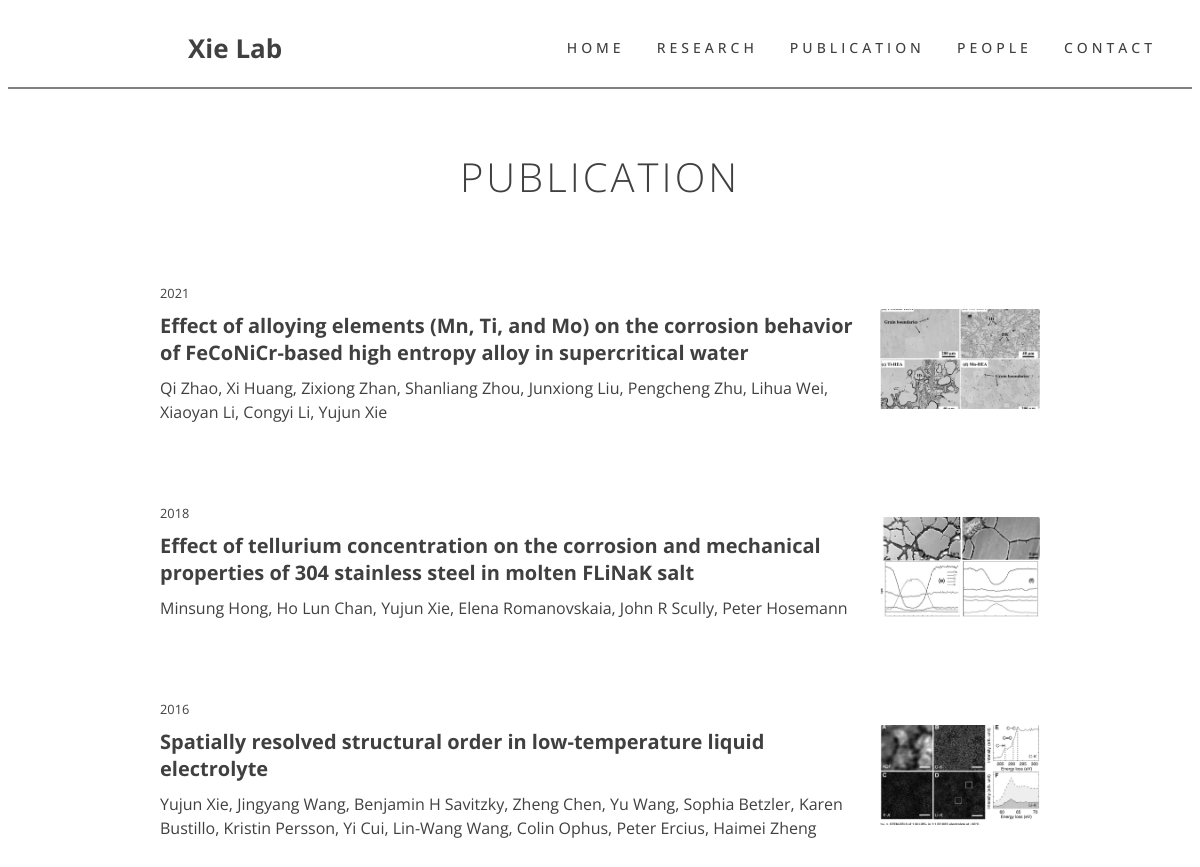
The page /publication on the database its author committed.
### publication/models.py (models this page shows, shortened)
class Publication(models.Model):
    title = models.CharField(max_length=200)
    author = models.CharField(max_length=200)
    link = models.URLField(max_length=200)
    preview_image = models.ImageField('preview', upload_to=user_directory_path, blank=True, null=True)
    pub_date = models.DateTimeField("date published", default=timezone.now)
    pub_year = models.PositiveIntegerField(default=1999)

### publication/views.py (the view)
# urls.py: path("", views.show, name="index"),
def show(request):
    articles_list = Publication.objects.order_by('-pub_year')
    context = {'articles_list': articles_list}
    return render(request, "publication/publication.html", context)

### publication/templates/publication/publication.html (shortened to what this page needs)
<!DOCTYPE html>
<html lang="en" >
{% load static %}
<head>
<link rel='stylesheet' href='https://cdnjs.cloudflare.com/ajax/libs/modern-normalize/1.0.0/modern-normalize.min.css'>
<link rel="stylesheet" href={% static 'publication/style.css' %}>
  <link rel="stylesheet" href={% static 'publication/button.css' %}>
</head>
<body>
<main id="page" class="o-page">
  <header class="o-header">
    <h1 class="c-logo"><a class="c-logo__link" href=# target="_blank">Xie Lab</a></h1>
    <nav class="c-main-menu" aria-labelledby="mainmenulabel">
      <ul class="c-main-menu__list">
        <li><a class="c-main-menu__link" href="{%url 'homepage:index'%}">Home</a></li>
        <li><a class="c-main-menu__link" href="{%url 'research:index'%}">Research</a></li>
        <li><a aria-current="page" class="is-magic-active c-main-menu__link" href="{%url 'publication:index'%}">Publication</a></li>
        <li><a class="c-main-menu__link" href="{%url 'people:index'%}">People</a></li>
        <li><a class="c-main-menu__link" href="{%url 'contact:index'%}">Contact</a></li>
      </ul>
    </nav>
  </header>
  <section class="o-main-section">
    <h2 class="c-main-heading">Publication</h2>
    {% if articles_list %}
    {% for article in articles_list %}
    <article class="c-article">
      <a class="c-article__link" href="{{article.link}}" target="_blank">
        <div>
          <div class="c-article__year">
              {{ article.pub_year }}
          </div>
          <header>
            <h3 class="c-article__heading">{{article.title}}</h3>
          </header>
          <div class="c-article__content">
            {{article.author}}
          </div>
        </div>
        <div class="c-article__img-wrapper">
          <img class="c-article__img" src="{{article.preview_image.url}}" alt="Responsive Mondrian art with CSS grid" />
        </div>
      </a>
    </article>
    {% endfor %}
    {% else %}
        <p>No articles are available Now.</p>
    {% endif %}
  </section>
</main>
</body>
</html>

### publication/static/publication/style.css (style rules this page uses)
:root { --black: #404040; --white: #fff; --gray: rgba(64, 64, 64, 0.15); --font-courgett: "Open Sans", sans-serif; --font-open-sans: "Open Sans", sans-serif; --font-light: 300; }
.c-main-menu__list { list-style: none; margin: 0; padding: 0; }
body { background-color: var(--white); color: var(--black); font-family: var(--font-open-sans); }
.o-page { max-width: 100%; overflow-x: hidden; width: 100%; }
.o-header { align-items: center; display: flex; justify-content: space-between; padding: 1.25rem; border-bottom: 2px solid gray; }
.o-main-section { max-width: 57.5rem; margin: 0 auto 5rem; }
.c-logo { font-family: var(--font-courgett); font-size: 1.625rem; margin: 0 0 0 10rem; }
.c-logo__link { color: var(--black); text-decoration: none; }
.c-main-menu { font-weight: 500; }
.c-main-menu__list { display: flex; }
.c-main-menu__link { color: var(--black); display: inline-block; font-size: 0.875rem; letter-spacing: 0.25rem; margin: 0 0.375rem; padding: 0.625rem; text-decoration: none; text-transform: uppercase; }
.c-main-heading { font-size: 2.5rem; font-weight: var(--font-light); letter-spacing: 0.1875rem; margin: 3.75rem 0; text-align: center; text-transform: uppercase; }
.c-article__link { align-items: center; color: var(--black); display: flex; justify-content: space-between; margin: 1.875rem 0 0.5rem; padding: 1.25rem; text-decoration: none; }
.c-article__link * { pointer-events: none; }
.c-article__year { font-size: 0.8rem; }
.c-article__heading { font-size: 1.25rem; margin: 0.625rem 0; }
.c-article__content { line-height: 1.5; margin: 0.625rem 0; }
.c-article__img-wrapper { height: 6.25rem; margin-left: 1.25rem; min-width: 10rem; width: 10rem; }
.c-article__img { border-radius: 0.125rem; display: block; height: 100%; filter: grayscale(1); -o-object-fit: cover; object-fit: cover; transition: filter 0.3s ease-in; width: 100%; }

### rows shown on the page
Publication: pub_year "2021", title "Effect of alloying elements (Mn, Ti, and Mo) on the corrosion behavior of FeCoNiCr-based high entropy alloy in supercritical water", author "Qi Zhao, Xi Huang, Zixiong Zhan, Shanliang Zhou, Junxiong Liu, Pengcheng Zhu, Lihua Wei, Xiaoyan Li, Congyi Li, Yujun Xie", preview_image (picture)
Publication: pub_year "2018", title "Effect of tellurium concentration on the corrosion and mechanical properties of 304 stainless steel in molten FLiNaK salt", author "Minsung Hong, Ho Lun Chan, Yujun Xie, Elena Romanovskaia, John R Scully, Peter Hosemann", preview_image (picture)
Publication: pub_year "2016", title "Spatially resolved structural order in low-temperature liquid electrolyte", author "Yujun Xie, Jingyang Wang, Benjamin H Savitzky, Zheng Chen, Yu Wang, Sophia Betzler, Karen Bustillo, Kristin Persson, Yi Cui, Lin-Wang Wang, Colin Ophus, Peter Ercius, Haimei Zheng", preview_image (picture)
